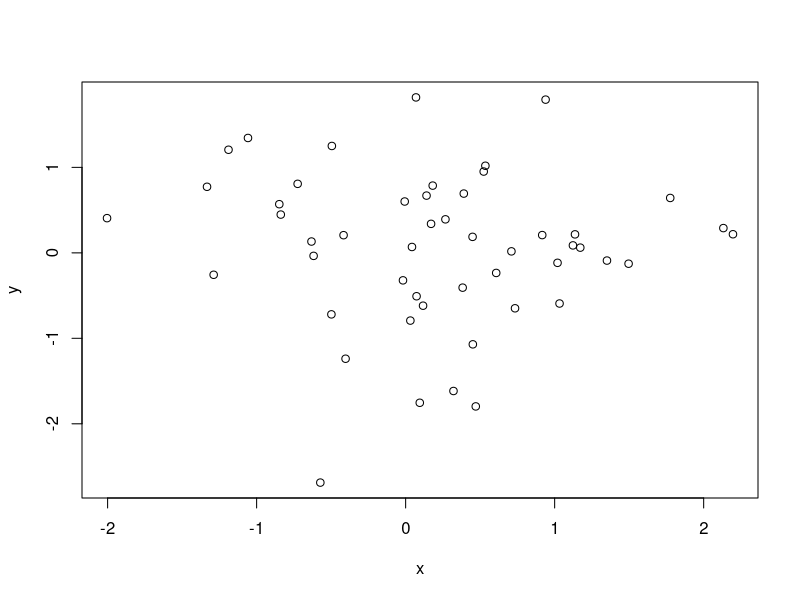
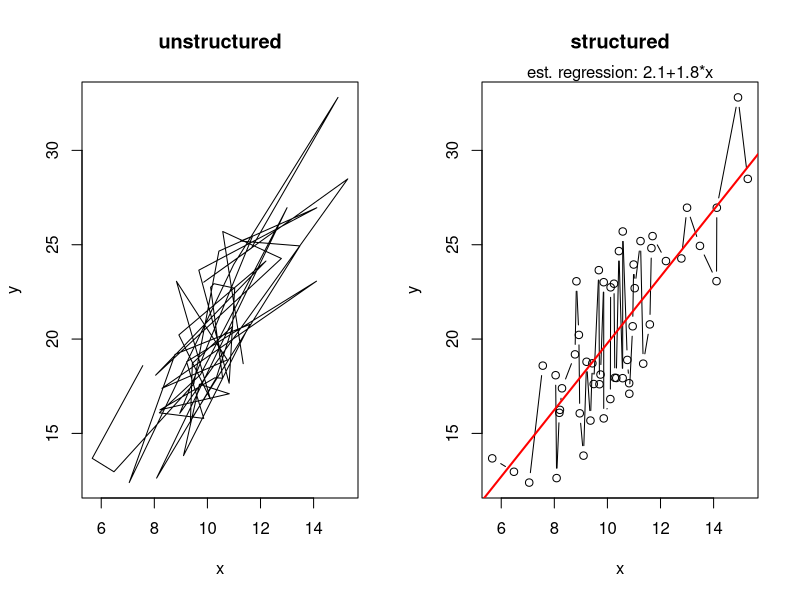
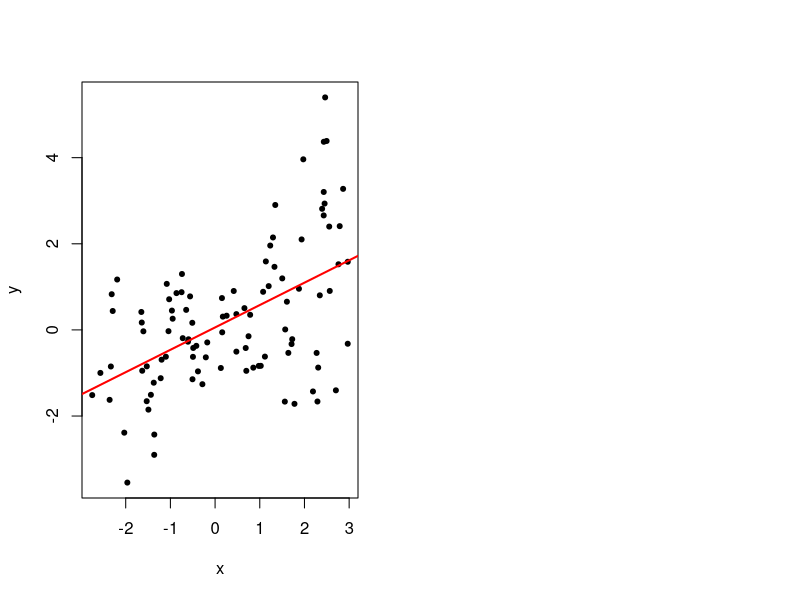
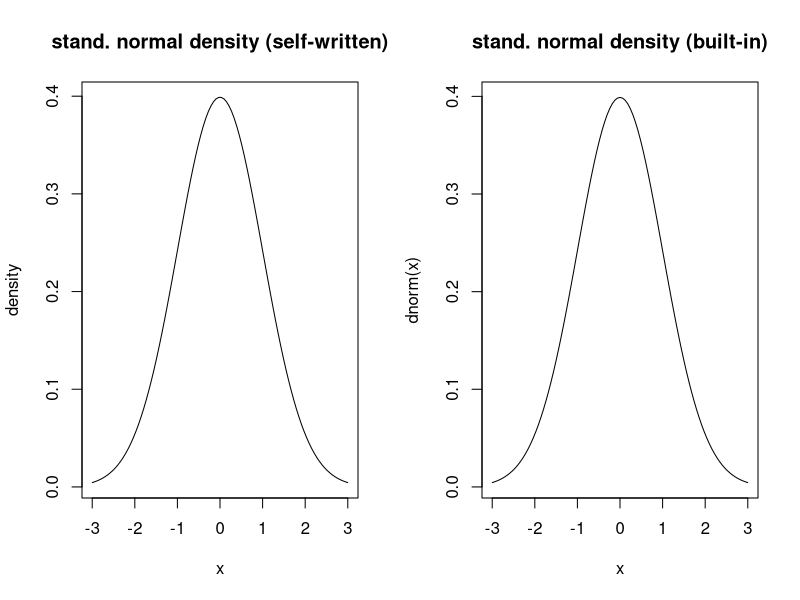
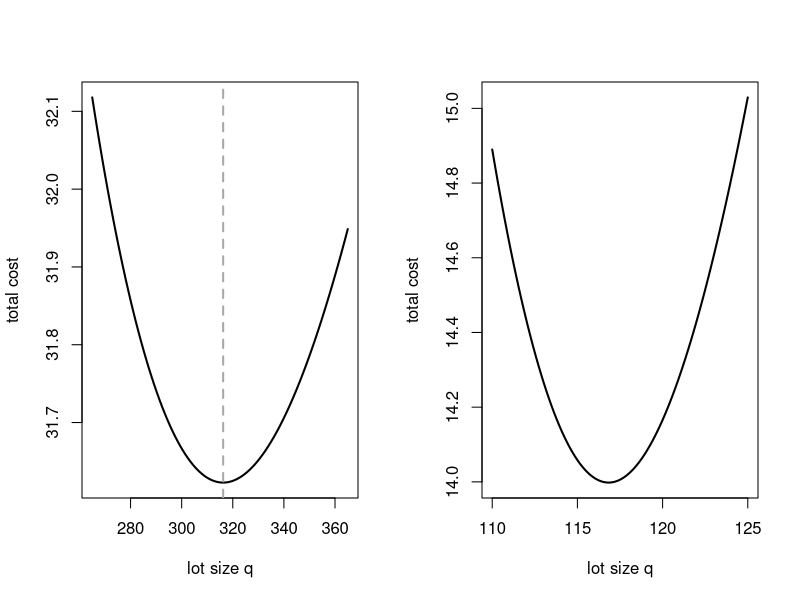
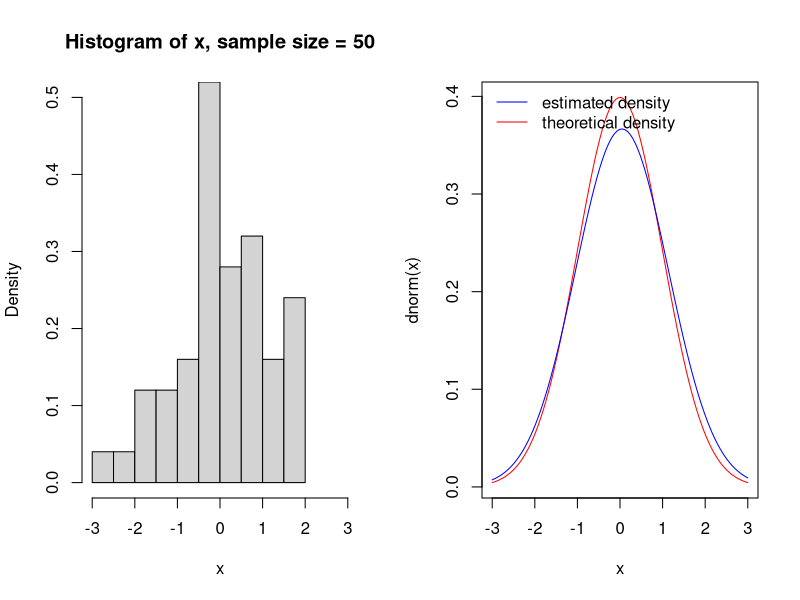
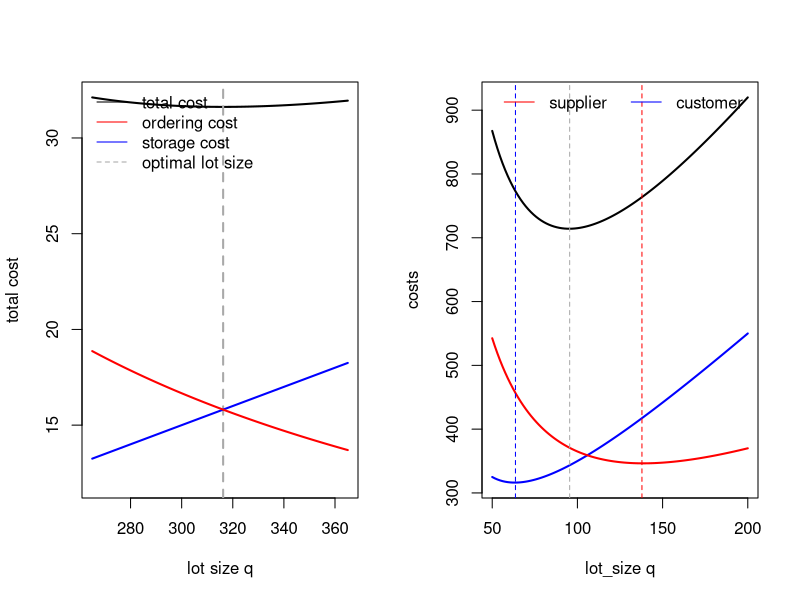
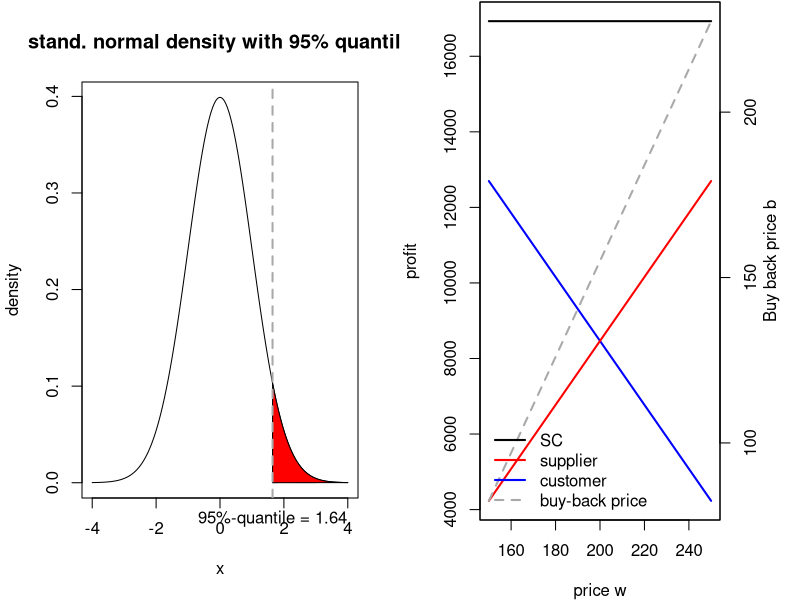

The R source for these figures, in order:
## ---- chunk 1
knitr::opts_chunk$set(echo = TRUE)
## ---- chunk 2
n <- 50 #number of points to plot
x <- rnorm(n)#random density distribution function for normal distribution
y <- rnorm(n) #independent y coordinates
plot(x,y, xlab = "x", ylab="y")# xlab and ylab define axis labels
## ---- chunk 3
n <- 50 #number of points to plot
x <- rnorm(n,10,2)# mean=10 std=2 
y <- 2*x + rnorm(n,0,sqrt(x)) #linearly dependent y coordinates with heteroscedastic errors

?par
par(mfrow =c(1,2))#set up a device with 2 plots

?plot
#"p" for points,"l" for lines, "b" for both,

plot(x,y, xlab ="x",ylab = "y", type = "l", main ="unstructured" ) # one can also plot lines and a title
#order arranges indexes according to there values ascending or descending order.
#x[order(x)]
plot(x[order(x)],y[order(x)],xlab = "x",ylab = "y",type = "b", main = "structured")# as well as points and lines
?lm#fitting linear regression models
lin.reg <-lm(y~x)
abline(lin.reg,col="red",lwd=2)# and plot the regression line
mtext(text = paste("est. regression: ", round(lin.reg$coefficients[1],1), "+", round(lin.reg$coefficients[2],1), "*x", sep = ""), side = 3) # and add the formula as text
## ---- chunk 4
n<- 100 #number of points to plot
x <- runif(n,min = -3, max=3) #100 x coordinates
y <- sin(3*x^2 -4)*x + 0.5* x + rnorm(n,mean = 0,sd=sqrt(.5))
?plot
#pch is plot character 0 to 20 is black color,
#pch 24 is triangle
plot(x[order(x)], y[order(x)], xlab = "x", ylab = "y", pch=20)
lin.reg <- lm(y~x) #fit a linear regression model
abline(lin.reg,col="red",lwd=2)# ... and plot the regression line
## ---- chunk 5
man.norm <- function(x,mu=0,sigma=1)1/sqrt(2 * pi * sigma^2) * exp(-(x-mu)^2/2/sigma^2)     # density function normal distribution, self-written, default to standard normal
n <- 100
x <- seq(-3,3, length.out = n)# set plotting range (-3,3) and sample n equally spaced points
y <- man.norm(x) #calculate density at x-values
par(mfrow=c(1,2)) #set up a device with 2 plots
plot(x,y, xlab = "x", ylab = "density", type ="l", main = "stand. normal density (self-written)")  
curve(dnorm, from = -3, to= 3, main="stand. normal density (built-in)")
## ---- chunk 6
#cost function
cost_eoq_fun <- function(q, d, co, cl) {
  # returns total cost per period
  # d...demand
  # q...lot size
  # co...ordering cost
  # cl...stock holding cost
  ((1/2)*cl*q)+((d/q)*co)
}

#economic ordering quantity function
eoq_fun <- function(co, d, cl) {
  # return optimal lot size
  # d...demand
  # co...ordering cost
  # cl...stock holding cost
  sqrt((2*co*d)/cl)
}



## ---- chunk 7
q.vec<- seq(265, 365, length.out = 100) #quantity vector setting plotting range for x axis
y.vec <- cost_eoq_fun(q=q.vec,d=100, cl=.1,co= 50)#the  EOQ function


#abline adds 1 or more straight lines on the current plot
?plot.new()

#line type (lty) can be specified using either text (“blank”, “solid”, “dashed”, “dotted”, “dotdash”, “longdash”, “twodash”) or number (0, 1, 2, 3, 4, 5, 6). Note that lty = “solid” is identical to lty=1.

#lwd is line width 
plot(q.vec, y.vec, xlab = "lot size q", ylab = "total cost", type = "l",lwd=2)+ abline(v= eoq_fun(d=100, cl=.1, co=50), col="darkgrey",lwd=2,lty=2)



## ---- chunk 8
newsven_obj_fun <- function(x, cu,co,mu,sigma){
  q.prime <- (x-mu)/sigma
         (cu + co) * sigma * (dnorm(q.prime) + q.prime * pnorm(q.prime)) - cu * sigma * q.prime

}
q.vec <- seq(110, 125, length.out = 100) # x axis
cost.vec <- newsven_obj_fun(x=q.vec, mu = 100, cu=2, co= 0.5, sigma = 20) #yaxis

plot(q.vec, cost.vec, xlab ="lot size q", ylab = "total cost", type = "l", lwd = 2)

## ---- chunk 9
#plot a normal distribution
n <- 50 #sample size
x <- rnorm(n) #sample from standard normal distribution
est.mu<- mean(x) #estimate mean
est.sd <- sd(x)  #estimate standard deviation

#plot histogram with density (default plots frequencies), specify plot range explicitely
hist(x, freq = FALSE,ylim = c(0,0.5),xlim = c(-3,3),main= paste("Histogram of x, sample size =", n) )


#add theoretical density
#add=TRUE means add to already existing plot
curve(dnorm,from = -3, to = 3, col="red")

#add estimated density
{curve(1/sqrt(2 * pi * est.sd^2) * exp(-(x - est.mu)^2/2/est.sd^2), from = -3, to = 3, col = "blue", add = TRUE) 
legend("topleft" , bty="n", col=c("blue","red"), lwd =c(1,1), legend = c("estimated density", "theoretical density"))}
#topleft is position of the legend
## ---- chunk 10
q.vec <- seq(265, 365, length.out = 100)
y.vec <- cost_eoq_fun(q = q.vec , d = 100, cl = .1, co = 50)
{plot(q.vec, y.vec, xlab ="lot size q", ylab = "total cost", type = "l", lwd =2, ylim=c(12,max(y.vec)))+abline(v = eoq_fun(d = 100, cl = .1, co = 50), col="darkgrey", lwd=2, lty=2)+lines(x=q.vec, y=(1/2)*.1*q.vec, lwd=2, col="blue")+lines(x=q.vec, y=(100/q.vec)*50, lwd=2, col="red")
legend("topleft", lty = c(1,1,1,2), col = c("black","red","blue","darkgrey"), legend = c("total cost", "ordering cost", "storage cost", "optimal lot size"), bty="n" )}
## ---- chunk 11
jel_func <- function(q, c.supp.set, c.supp.sh, c.cust.set, c.cust.sh, lambda, mu){
  #costs in joint exonomic lot sizing model
  if(lambda > mu) stop("infeasible(lambda > mu)")#check feasibility
  c.cust <- lambda/q * c.cust.set + c.cust.sh * q/2
  c.supp <-  lambda/q * c.supp.set  + c.supp.sh * q/2 * lambda/mu
  c.sc <- c.supp + c.cust
  return(data.frame(cost.customer = c.cust, cost.supplier = c.supp, cost.sc = c.sc))
}

q.vec <- seq(50,200, length.out = 100)#x_axis
is.vector(q.vec)# this is a vector thats is columnwise also its an independent variable
y.df <- jel_func(q = q.vec, c.supp.set = 240, c.supp.sh = 4, c.cust.set = 100, c.cust.sh = 5, lambda = 100, mu = 160)

{plot(x=q.vec, y.df$cost.sc, xlab = "lot_size q",ylab = "costs",type = "l",lwd=2,ylim = range(y.df))+
  lines(x = q.vec, y = y.df$cost.customer, lwd = 2, col = "blue")+
  lines(x = q.vec, y = y.df$cost.supplier, lwd = 2, col = "red")+
  abline(v=q.vec[which.min(y.df$cost.customer)],col="blue",lwd=1, lty=2)+
  abline(v = q.vec[which.min(y.df$cost.supplier)], col = "red", lwd = 1, lty = 2)+
  abline(v = q.vec[which.min(y.df$cost.sc)], col = "darkgrey", lwd = 1, lty = 2)
  
legend("top", lty = c(1,1,1,2), col = c("black","red","blue","darkgrey"), legend = c("SC", "supplier", "customer", "opt. q"),bty = "n",horiz = T)}

## ---- chunk 12
#plot a normal distribution with annotation
n<- 1000 # set number of points for function plotting
x <- seq(-4, 4, length.out = n)         # set plotting range (-4,4) 
y <- dnorm(x)  # calculate density at x-values
q95 <- qnorm(0.95) #density distributed function, quantile function and random generated for normal distribution
x.sub <- x[x>q95] #subset with x > 95%-quantile
y.sub <- y[x>q95] #subset of corresponding density values
# close polygon by adding point (q95, 0)
x.sub <- c(x.sub, q95)                  
y.sub <- c(y.sub, 0)

#plot density
{plot(x, y, xlab ="x", ylab = "density", type ="l", main = "stand. normal density with 95% quantile")+polygon(x.sub, y.sub, col="red")                    # highlight 5%-area  
abline(v = q95, col ="darkgrey", lty = 2, lwd= 2)   # highlight coordinate of 95% quantile as grey, dashed line

par(xpd = TRUE)                                     # change device, allows annotations outside plot area
text(x = q95, y = -.0375, labels = paste("95%-quantile =", round(q95,2)))  # add text to axis
}
## ---- chunk 13
buy_back_func <- function(w, r, c, v, mu, sigma){
  # costs & buy-back price in buy-back model
  crit.rat.sc <- (r-c)/(r-v) # critical ratio SC
  z.sc <- qnorm(crit.rat.sc)#Density distrib func and quantile function and random generation. 
  b <- -(c-v)/(r-c)*r + (r-v)/(r-c)*w
  profit.cust<- (r-w)*mu - (r-b)*dnorm(z.sc)* sigma
  profit.supp <- (w-c)*mu - (b-v)*dnorm(z.sc)* sigma
  return(data.frame(buy.back.price = b, profit.supplier = profit.supp, profit.cust = profit.cust, profit.sc = profit.cust+profit.supp ))
}
w.vec <- seq(150, 250, length.out = 100)
y.df <-  buy_back_func(w = w.vec, c = 100, r = 300, v = 10, mu = 100, sigma = 30)

#mar = A numerical vector of the form c(bottom, left, top, right) which gives the number of lines of margin to be specified on the four sides of the plot. The default is c(5, 4, 4, 2) + 0.1.
par(mar=c(4,4,.1,4))
?ylim #coordinate system for a graphic window
?range#returns the min and max of all arguments

{plot(w.vec, y.df$profit.sc, xlab ="price w", ylab = "profit", type = "l", lwd = 2,ylim = range(c(y.df$profit.supplier,y.df$profit.cust,y.df$profit.sc)))
lines(x = w.vec, y = y.df$profit.cust, lwd = 2, col = "blue")
lines(x = w.vec, y = y.df$profit.supplier, lwd = 2, col = "red")
# second axis
#new=T where T is TRUE enables ploting graph on top of another graph
par(new=T)
# data without axis
??xaxt 
plot(w.vec, y.df$buy.back.price, xaxt = "n", yaxt = "n", ylab="", xlab = "", type = "l", lwd = 2, col = "darkgrey", lty = 2)
axis(4) # add axis 
mtext( "Buy back price b", side  = 4, line = 2)  # add label
legend("bottomleft", col = c("black","red","blue", "darkgrey"), lty=c(1,1,1,2), lwd=2, legend = c("SC", "supplier", "customer","buy-back price"), bty="n")
}

